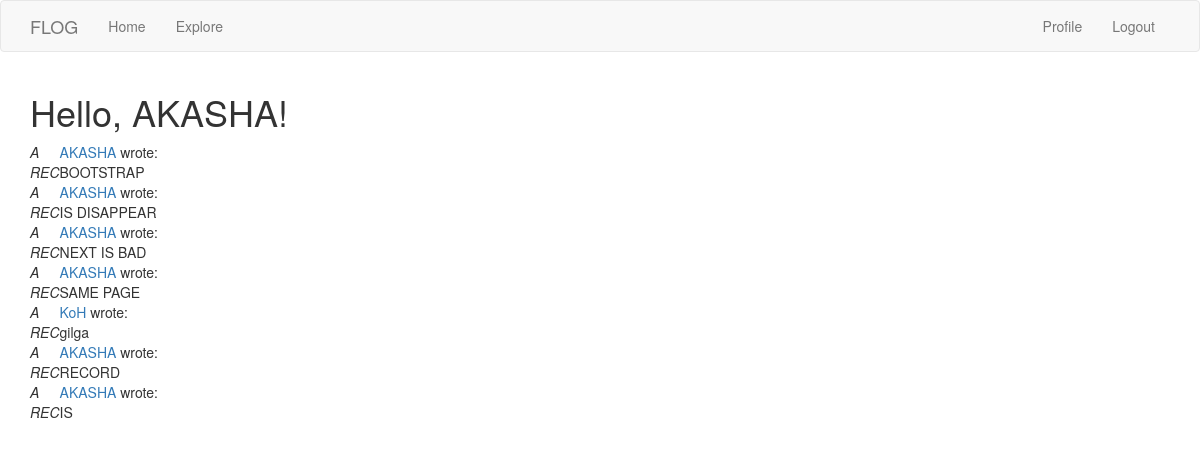
Page /explore (signed in) on the committed database.
### app/models.py (models this page shows, shortened)
class User(UserMixin, db.Model):
    id = db.Column(db.Integer, primary_key=True)
    username = db.Column(db.String(64), index=True, unique=True)
    email = db.Column(db.String(128), index=True, unique=True)
    password_hash = db.Column(db.String(128))
    about_me = db.Column(db.String(256))
    last_seen = db.Column(db.DateTime, default=datetime.utcnow)
    posts = db.relationship('Post', backref='author', lazy='dynamic')
    followed = db.relationship(
        'User', secondary=followers,
        primaryjoin=(followers.c.follower_id == id),
        secondaryjoin=(followers.c.followed_id == id),
        backref=db.backref('followers', lazy='dynamic'), lazy='dynamic')

class Post(db.Model):
    id = db.Column(db.Integer, primary_key=True)
    body = db.Column(db.String(256))
    timestamp = db.Column(db.DateTime, index=True, default=datetime.utcnow)
    user_id = db.Column(db.Integer, db.ForeignKey('user.id'))

### app/routes.py (the view)
@app.route('/explore')
@login_required
def explore():
    page = request.args.get('page', 1, type=int)
    posts = Post.query.order_by(Post.timestamp.desc()).paginate(page, app.config['POSTS_PER_PAGE'], False)
    next_url = prev_url = None
    if posts.has_next:
        next_url = url_for('explore', page=posts.next_num)
    if posts.has_prev:
        prev_url = url_for('explore', page=posts.prev_num)
    return render_template('index.html', title='Exploration', posts=posts.items,
                            next_url=next_url, prev_url=prev_url)

### app/models.py (called while the page is built)
@login.user_loader
def load_user(id):
    return User.query.get(int(id))

### app/routes.py (called while the page is built)
@app.before_request
def before_request():
    if current_user.is_authenticated:
        current_user.last_seen = datetime.utcnow()
        db.session.commit()

### app/templates/index.html (shortened to what this page needs)
{% extends "base.html" %}
{% block app_content %}
    <h1>Hello, {{ current_user.username }}!</h1>
    {% for post in posts %}
        {% include "_post.html" %}
    {% endfor %}
{% endblock %}

### app/templates/_post.html
<table>
    <tr valign="top">
        <td><i>A<br>REC</i></td>
        <td>
            <a href="{{ url_for('user', username=post.author.username) }}">
                {{ post.author.username }}
            </a>
            wrote:<br>{{ post.body }}
        </td>
    </tr>
</table>

### rows in the picture
User: username "AKASHA"
Post: author.username "AKASHA", body "BOOTSTRAP"
Post: author.username "AKASHA", body "IS DISAPPEAR"
Post: author.username "AKASHA", body "NEXT IS BAD"
Post: author.username "AKASHA", body "SAME PAGE"
Post: author.username "KoH", body "gilga"
Post: author.username "AKASHA", body "RECORD"
Post: author.username "AKASHA", body "IS"
